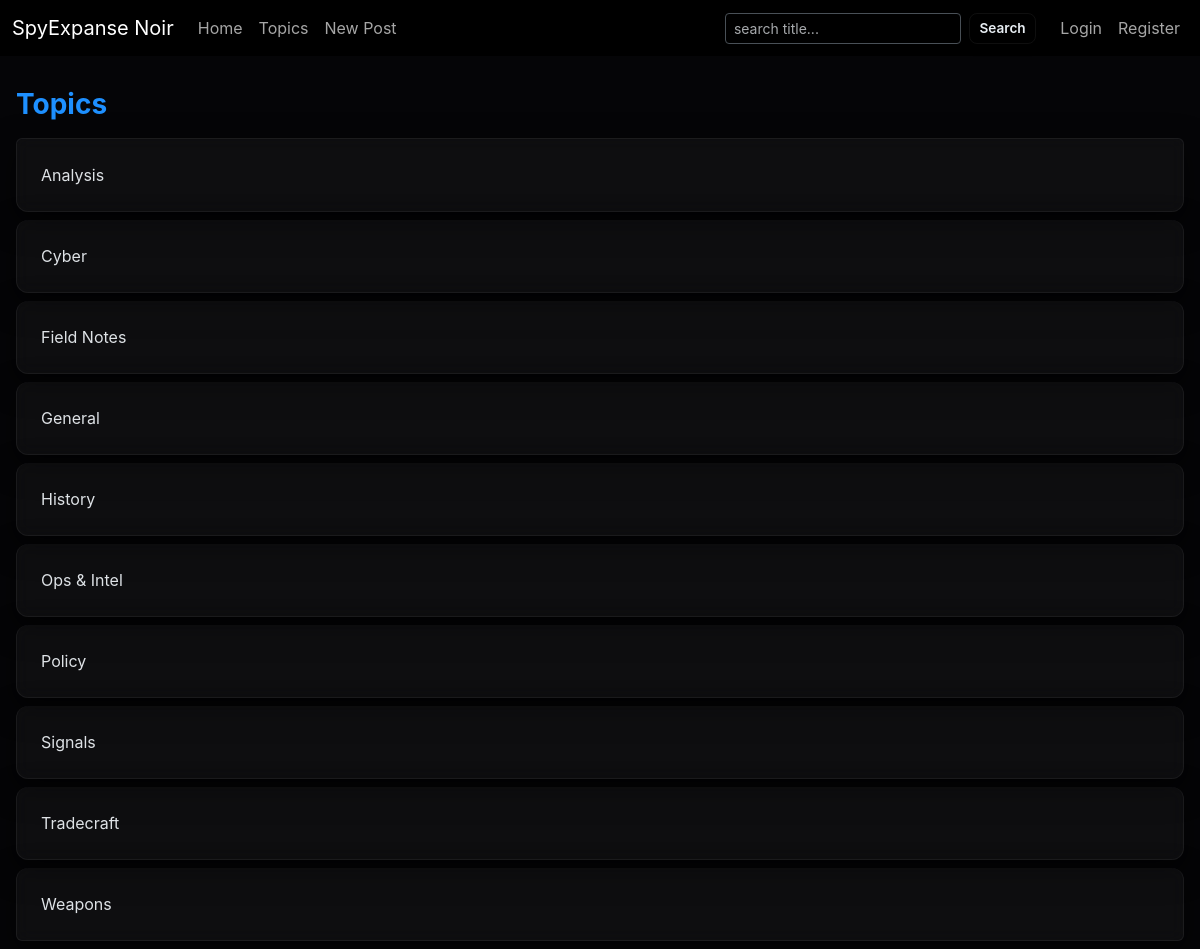
The app's page /topics with its own data.
### app.py (models this page shows)
class Topic(db.Model):
    id = db.Column(db.Integer, primary_key=True)
    name = db.Column(db.String(80), unique=True, nullable=False)
    posts = db.relationship('Post', backref='topic', lazy='dynamic')

### app.py (the view)
@app.route('/topics')
def topics():
    topics = Topic.query.order_by(Topic.name).all()
    return render_template('topics.html', topics=topics)

### app.py (called while the page is built)
def init_topics():
    default_topics = [
        "Ops & Intel","Signals","Cyber","Analysis","Tradecraft",
        "History","Weapons","Policy","Field Notes","General"
    ]
    for t in default_topics:
        if not Topic.query.filter_by(name=t).first():
            db.session.add(Topic(name=t))
    db.session.commit()

@app.before_request
def ensure_db():
    db.create_all()
    init_topics()

### templates/topics.html (shortened to what this page needs)
{% extends "base.html" %}
{% block content %}
<h3 class="mt-4 mb-3">Topics</h3>
<div class="list-group">
  {% for t in topics %}
    <a class="list-group-item list-group-item-action card glass mb-2" href="{{ url_for('topic_view', topic_id=t.id) }}">{{ t.name }}</a>
  {% endfor %}
</div>
{% endblock %}

### static/css/noir.css (style rules this page uses)
:root { --bg: #050507; --glass: rgba(255,255,255,0.04); --glass-border: rgba(255,255,255,0.06); --accent: #1e90ff; --text-light: #e8eef3; --text-muted: rgba(255,255,255,0.6); --card-radius: 12px; --shadow: 0 10px 30px rgba(0,0,0,0.6); --font-main: 'Inter', system-ui, -apple-system, 'Segoe UI', Roboto, 'Helvetica Neue', Arial, sans-serif; }
* { box-sizing:border-box; }
html, body { height:100%; margin:0; padding:0; background:var(--bg); color:var(--text-light); font-family:var(--font-main); }
.card, .glass { background: var(--glass); border: 1px solid var(--glass-border); border-radius: var(--card-radius); backdrop-filter: blur(8px) saturate(120%); -webkit-backdrop-filter: blur(8px); box-shadow: var(--shadow); padding: 1.5rem; margin-bottom: 1.5rem; transition: transform 0.2s ease, border 0.3s ease; }
h1, h2, h3, h4, h5, h6 { color: var(--accent); font-weight: 700; margin-bottom: 0.75rem; }
a { color: var(--accent); text-decoration: none; }

### records on screen
Topic: name "Analysis"
Topic: name "Cyber"
Topic: name "Field Notes"
Topic: name "General"
Topic: name "History"
Topic: name "Ops & Intel"
Topic: name "Policy"
Topic: name "Signals"
Topic: name "Tradecraft"
Topic: name "Weapons"
